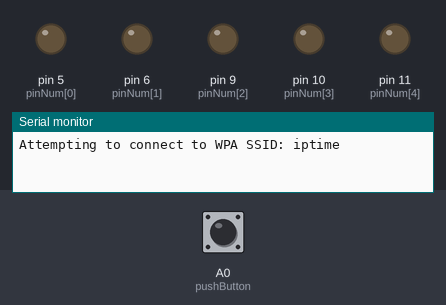
The sketch below on a simulated Arduino Uno, built for the host (arithmetic inside an expression is 32-bit, double 64-bit). Shown: output pins drawn as LEDs (lit = HIGH), the last lines printed to the serial monitor. Inputs (shaded band) come from the test bench; at power-on: A0 (pushButton) HIGH. WiFi joins after 1.5 s; servers stay silent unless stated; uploads are accepted with an empty reply.

Above: at 0.1 s.
At 2.7 s:
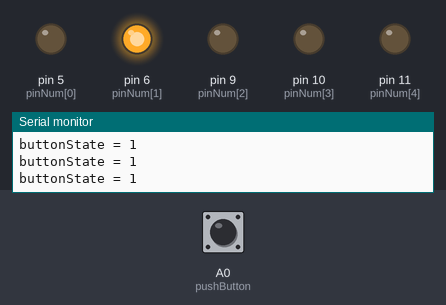
2.8 s: A0 (pushButton) pulled LOW for 3.2 s
At 4.0 s:
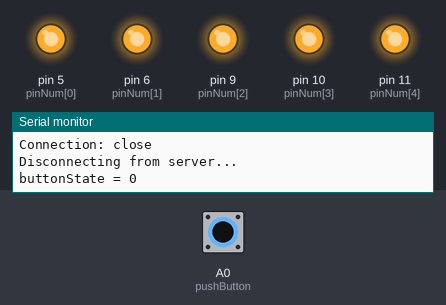
Timing chart, 0 to 15.0 s (numbered marks = the images above; inputs shaded):
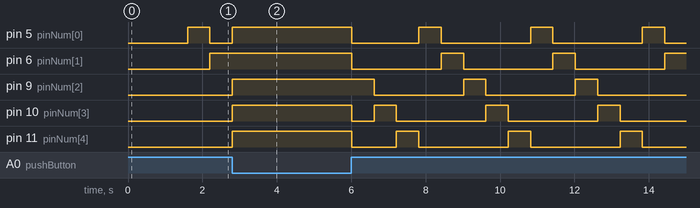

Measured:
- by itself, pin 6 (pinNum[1]): alternates HIGH for 0.60 s and LOW for 2.4 s
- by itself, pin 9 (pinNum[2]): repeats every 3.0 s: LOW 2.4 s, HIGH 0.60 s

The sketch:

_____web__.ino
```cpp
// 1) iptime에 연결
// 2) 도메인 주소 server에

int pinNum[] = {5, 6, 9, 10, 11};
long time = millis();
int sunbun = 1;

#include "WiFiEsp.h"

#ifndef HAVE_HWEspSerial
#include "SoftwareSerial.h"
SoftwareSerial EspSerial(2, 3); // RX, TX
#endif

char ssid[] = "iptime";            // your network SSID (name)
char pass[] = "";        // your network password
int status = WL_IDLE_STATUS;     // the Wifi radio's status
int pushButton = A0;

char server[] = "jteks5.dothome.co.kr";

// Initialize the Ethernet client object
WiFiEspClient client;                               // wifi에 연결하기 위한 클래스 값형식 stack에 올라감

void setup()                                        // 초기화 상황
{
  //LED OUTPUT
  for (int i = 0; i < 5; i++) {
    pinMode(pinNum[i], OUTPUT);
  }
  // Button Input
  pinMode(pushButton, INPUT);
  // initialize serial for debugging
  Serial.begin(9600);
  // initialize serial for ESP module
  EspSerial.begin(9600);
  // initialize ESP module
  WiFi.init(&EspSerial);                            // iptime 접속 초기화

  // check for the presence of the shield
  if (WiFi.status() == WL_NO_SHIELD) {
    Serial.println("WiFi shield not present");
    // don't continue
    while (true);
  }

  // attempt to connect to WiFi network
  while ( status != WL_CONNECTED) {                             // wifi 연결되면
    Serial.print("Attempting to connect to WPA SSID: ");
    Serial.println(ssid);
    // Connect to WPA/WPA2 network
    status = WiFi.begin(ssid, pass);
  }

  // you're connected now, so print out the data
  Serial.println("You're connected to the network");

  printWifiStatus();                                            // wifi 관련 내용 출력 ssid, ip주소,

  Serial.println();
  Serial.println("Starting connection to server...");
  // if you get a connection, report back via serial
}

void loop()
{

  int buttonStateCurrent = digitalRead(pushButton);
  Serial.println("buttonState = " + String(buttonStateCurrent));
  if (buttonStateCurrent == 0) {
    // 불 밝히고
    for (int i = 0; i < 5; i++) {
      digitalWrite(pinNum[i], HIGH);
    }
    // 서버연결하고
    if (client.connect(server, 80)) {
      Serial.println("Connected to server");
      // Make a HTTP request
      client.println("GET /a.php?a=11&b=22 HTTP/1.1");
      client.println("Host: jteks5.dothome.co.kr");
      client.println("Connection: close");
      client.println();
    }
    // if there are incoming bytes available
    // from the server, read them and print them
    while (client.available()) {
      char c = client.read();
      Serial.write(c);
    }

    // if the server's disconnected, stop the client
    if (!client.connected()) {
      Serial.println();
      Serial.println("Disconnecting from server...");
      client.stop();
    }
  }
  else {
    if (time + 500 < millis() && sunbun == 1) {
      time = millis();
      sunbun = 2;
      digitalWrite(pinNum[0], HIGH);
      digitalWrite(pinNum[1], LOW);
      digitalWrite(pinNum[2], LOW);
      digitalWrite(pinNum[3], LOW);
      digitalWrite(pinNum[4], LOW);
    }
    if (time + 500 < millis() && sunbun == 2) {
      time = millis();
      sunbun = 3;
      digitalWrite(pinNum[0], LOW);
      digitalWrite(pinNum[1], HIGH);
      digitalWrite(pinNum[2], LOW);
      digitalWrite(pinNum[3], LOW);
      digitalWrite(pinNum[4], LOW);
    }
    if (time + 500 < millis() && sunbun == 3) {
      time = millis();
      sunbun = 4;
      digitalWrite(pinNum[0], LOW);
      digitalWrite(pinNum[1], LOW);
      digitalWrite(pinNum[2], HIGH);
      digitalWrite(pinNum[3], LOW);
      digitalWrite(pinNum[4], LOW);
    }
    if (time + 500 < millis() && sunbun == 4) {
      time = millis();
      sunbun = 5;
      digitalWrite(pinNum[0], LOW);
      digitalWrite(pinNum[1], LOW);
      digitalWrite(pinNum[2], LOW);
      digitalWrite(pinNum[3], HIGH);
      digitalWrite(pinNum[4], LOW);
    }
    if (time + 500 < millis() && sunbun == 5) {
      time = millis();
      sunbun = 1;
      digitalWrite(pinNum[0], LOW);
      digitalWrite(pinNum[1], LOW);
      digitalWrite(pinNum[2], LOW);
      digitalWrite(pinNum[3], LOW);
      digitalWrite(pinNum[4], HIGH);
    }
  }
  delay(200);
}


void printWifiStatus()
{
  // print the SSID of the network you're attached to
  Serial.print("SSID: ");
  Serial.println(WiFi.SSID());

  // print your WiFi shield's IP address
  IPAddress ip = WiFi.localIP();
  Serial.print("IP Address: ");
  Serial.println(ip);

  // print the received signal strength
  long rssi = WiFi.RSSI();
  Serial.print("Signal strength (RSSI):");
  Serial.print(rssi);
  Serial.println(" dBm");
}
```
